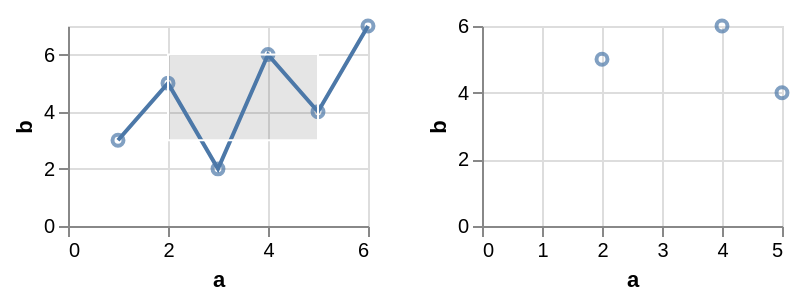

Vega-Lite specification stored for this chart:
### Vega-Lite specification from a JSON file in a GitHub repository (floating-point values rounded to 4 significant figures)
{"$schema": "https://vega.github.io/schema/vega-lite/v6.json", "data": {"values": [{"a": 1, "b": 3, "c": "x", "d": "2020-01-01"}, {"a": 2, "b": 5, "c": "y", "d": "2020-03-01"}, {"a": 3, "b": 2, "c": "x", "d": "2020-06-01"}, {"a": 4, "b": 6, "c": "z", "d": "2020-09-01"}, {"a": 5, "b": 4, "c": "y", "d": "2021-01-01"}, {"a": 6, "b": 7, "c": "z", "d": "2021-04-01"}]}, "hconcat": [{"width": 150, "height": 100, "layer": [{"mark": "point", "encoding": {"x": {"field": "a", "type": "quantitative"}, "y": {"field": "b", "type": "quantitative"}}, "params": [{"name": "brush", "select": "interval", "value": {"x": [2, 5], "y": [3, 6]}}]}, {"mark": "line", "encoding": {"x": {"field": "a", "type": "quantitative"}, "y": {"field": "b", "type": "quantitative"}}}]}, {"width": 150, "height": 100, "mark": "point", "encoding": {"x": {"field": "a", "type": "quantitative"}, "y": {"field": "b", "type": "quantitative"}}, "transform": [{"filter": {"param": "brush"}}]}]}
